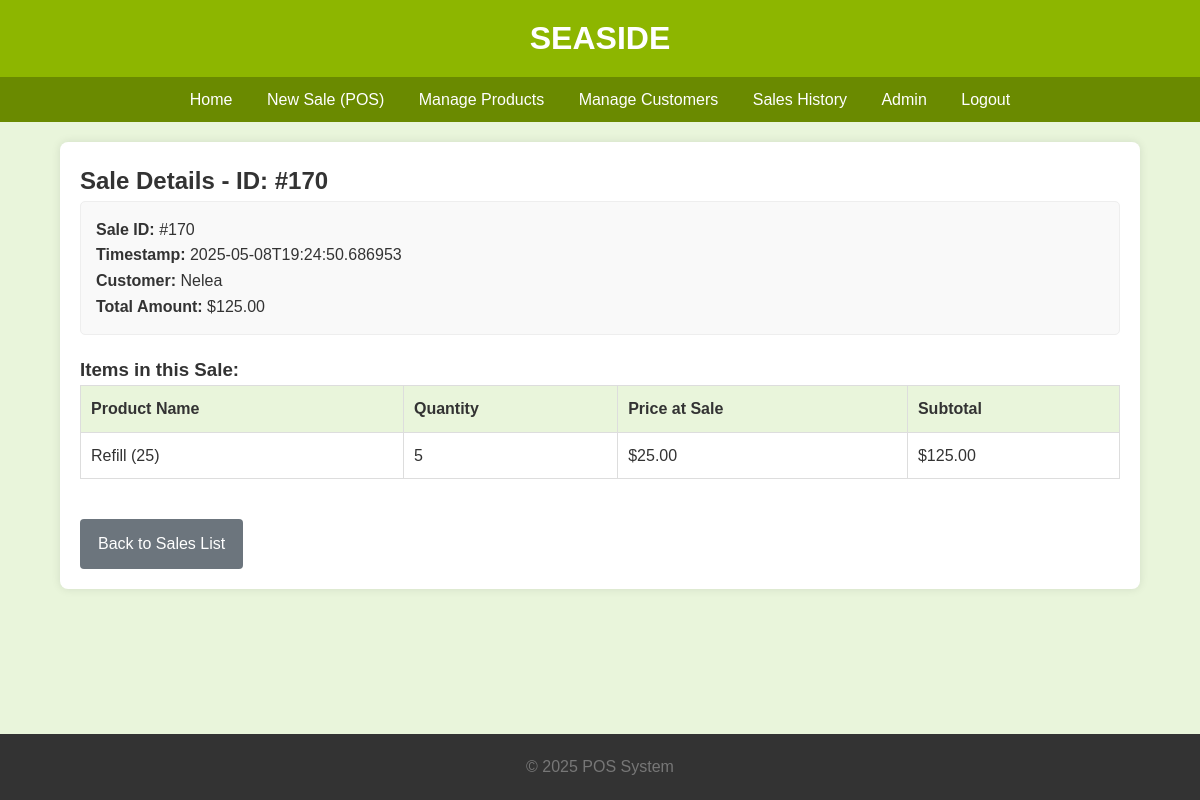
The page /sales/170 (signed in) on the database its author committed.
### tables this page shows
CREATE TABLE Sales (
                SaleID INTEGER PRIMARY KEY AUTOINCREMENT,
                SaleTimestamp TEXT NOT NULL,
                TotalAmount REAL NOT NULL CHECK (TotalAmount >= 0),
                CustomerName TEXT DEFAULT 'N/A'
            );

CREATE TABLE SaleItems (
                SaleItemID INTEGER PRIMARY KEY AUTOINCREMENT,
                SaleID INTEGER NOT NULL,
                ProductName TEXT NOT NULL,
                Quantity INTEGER NOT NULL CHECK (Quantity > 0),
                PriceAtSale REAL NOT NULL,
                Subtotal REAL NOT NULL,
                FOREIGN KEY (SaleID) REFERENCES Sales (SaleID) ON DELETE CASCADE
            );

### app.py (the view)
@app.route('/sales/<int:sale_id>')
@login_required
def view_sale(sale_id):
    sale_details = db.get_sale_details_db(sale_id)
    if not sale_details:
        flash(f"Sale with ID {sale_id} not found.", "error")
        return redirect(url_for('list_sales', page_num=1))
    return render_template('sales/details.html', sale=sale_details["info"], items=sale_details["items"],
                           title=f"Sale #{sale_id} Details")

### app.py (called while the page is built)
@app.context_processor
def utility_processor():
    return {'now': datetime.datetime.now,
            'min': min,
            'max': max,
            'logged_in': session.get('logged_in', False)}  # Make login status available

def login_required(f):
    @wraps(f)
    def decorated_function(*args, **kwargs):
        if not session.get('logged_in'):
            flash("Please log in to access this page.", "warning")
            return redirect(url_for('login', next=request.url))  # Redirect to login, remember where user was going
        return f(*args, **kwargs)
    return decorated_function

### db_operations.py (called while the page is built)
def get_db_connection():
    conn = None
    try:
        conn = sqlite3.connect(DATABASE_URL)
        conn.row_factory = sqlite3.Row
        conn.execute("PRAGMA foreign_keys = ON;")
    except sqlite3.Error as e:
        logging.error(f"Database connection error: {e}", exc_info=True)
        raise  # Re-raise the exception if connection fails
    return conn

def get_sale_details_db(sale_id):
    sql_sale = "SELECT SaleID, SaleTimestamp, TotalAmount, CustomerName FROM Sales WHERE SaleID = ?"
    sql_items = "SELECT SaleItemID, ProductName, Quantity, PriceAtSale, Subtotal FROM SaleItems WHERE SaleID = ?"
    conn = None
    try:
        conn = get_db_connection()
        cursor = conn.cursor()
        cursor.execute(sql_sale, (sale_id,))
        sale_info = cursor.fetchone()
        if not sale_info: return None  # Sale not found
        cursor.execute(sql_items, (sale_id,))
        sale_items = cursor.fetchall()
        return {"info": sale_info, "items": sale_items}
    except sqlite3.Error as e:
        logging.error(f"Database error in get_sale_details_db for SaleID {sale_id}: {e}", exc_info=True)
        return None
    finally:
        if conn: conn.close()

### templates/sales/details.html
{% extends "base.html" %}
{% block content %}
<h2>Sale Details - ID: #{{ sale.SaleID }}</h2>
<div class="sale-info" style="margin-bottom: 20px; padding: 15px; background-color: #f9f9f9; border-radius: 5px; border: 1px solid #eee;">
    <p><strong>Sale ID:</strong> #{{ sale.SaleID }}</p>
    <p><strong>Timestamp:</strong> {{ sale.SaleTimestamp }}</p>
    <p><strong>Customer:</strong> {{ sale.CustomerName if sale.CustomerName else 'N/A' }}</p>
    <p><strong>Total Amount:</strong> ${{ "%.2f"|format(sale.TotalAmount) }}</p>
</div>
<h3>Items in this Sale:</h3>
{% if items %}
<table>
    <thead>
        <tr>
            <th>Product Name</th>
            <th>Quantity</th>
            <th>Price at Sale</th>
            <th>Subtotal</th>
        </tr>
    </thead>
    <tbody>
        {% for item in items %}
        <tr>
            <td>{{ item.ProductName }}</td>
            <td>{{ item.Quantity }}</td>
            <td>${{ "%.2f"|format(item.PriceAtSale) }}</td> <td>${{ "%.2f"|format(item.Subtotal) }}</td>   </tr>
        {% endfor %}
    </tbody>
</table>
{% else %}
<p>No items found for this sale. This might indicate an issue with the sale record.</p>
{% endif %}
<a href="{{ url_for('list_sales') }}" class="btn btn-secondary" style="margin-top: 20px;">Back to Sales List</a>
{% endblock %}

### static/css/style.css (style rules this page uses)
* { box-sizing: border-box; margin: 0; padding: 0; }
body { font-family: Arial, sans-serif; line-height: 1.6; background-color: #e9f5db; color: #333; display: flex; flex-direction: column; min-height: 100vh; }
.table-responsive-wrapper > table { width: 100%; border-collapse: collapse; }
.table-responsive-wrapper > table th, .table-responsive-wrapper > table td { border: 1px solid #ddd; padding: 10px; text-align: left; white-space: nowrap; }
.table-responsive-wrapper > table th { background-color: #e9f5db; }
.btn { padding: 12px 18px; color: white; background-color: #8DB600; border: none; border-radius: 4px; cursor: pointer; text-decoration: none; display: inline-block; font-size: 1rem; transition: background-color 0.2s ease-in-out; }
.btn-secondary { background-color: #6c757d; color: #fff; }

### rows shown on the page
Sales: SaleID "170", SaleTimestamp "2025-05-08T19:24:50.686953", CustomerName "Nelea", TotalAmount "125.00"
SaleItems: ProductName "Refill (25)", Quantity "5", PriceAtSale "25.00", Subtotal "125.00"
